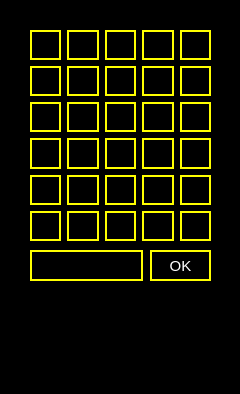
<?xml version="1.0" encoding="UTF-8"?>
<ui version="4.0">
 <class>MainWindow</class>
 <widget class="QMainWindow" name="MainWindow">
  <property name="geometry">
   <rect>
    <x>0</x>
    <y>0</y>
    <width>240</width>
    <height>394</height>
   </rect>
  </property>
  <property name="minimumSize">
   <size>
    <width>240</width>
    <height>394</height>
   </size>
  </property>
  <property name="maximumSize">
   <size>
    <width>241</width>
    <height>395</height>
   </size>
  </property>
  <property name="windowTitle">
   <string>5 letters</string>
  </property>
  <property name="autoFillBackground">
   <bool>false</bool>
  </property>
  <property name="styleSheet">
   <string notr="true">background-color: black</string>
  </property>
  <widget class="QWidget" name="centralwidget">
   <widget class="QWidget" name="gridWidget" native="true">
    <property name="geometry">
     <rect>
      <x>30</x>
      <y>30</y>
      <width>181</width>
      <height>211</height>
     </rect>
    </property>
    <layout class="QGridLayout" name="gridLayout_3">
     <item row="4" column="2">
      <widget class="QLabel" name="label_5_3">
       <property name="font">
        <font>
         <pointsize>12</pointsize>
        </font>
       </property>
       <property name="styleSheet">
        <string notr="true">border: 2px solid yellow</string>
       </property>
       <property name="text">
        <string/>
       </property>
       <property name="alignment">
        <set>Qt::AlignCenter</set>
       </property>
      </widget>
     </item>
     <item row="2" column="3">
      <widget class="QLabel" name="label_3_4">
       <property name="font">
        <font>
         <pointsize>12</pointsize>
        </font>
       </property>
       <property name="styleSheet">
        <string notr="true">border: 2px solid yellow</string>
       </property>
       <property name="text">
        <string/>
       </property>
       <property name="alignment">
        <set>Qt::AlignCenter</set>
       </property>
      </widget>
     </item>
     <item row="2" column="0">
      <widget class="QLabel" name="label_3_1">
       <property name="font">
        <font>
         <pointsize>12</pointsize>
        </font>
       </property>
       <property name="styleSheet">
        <string notr="true">border: 2px solid yellow</string>
       </property>
       <property name="text">
        <string/>
       </property>
       <property name="alignment">
        <set>Qt::AlignCenter</set>
       </property>
      </widget>
     </item>
     <item row="2" column="1">
      <widget class="QLabel" name="label_3_2">
       <property name="font">
        <font>
         <pointsize>12</pointsize>
        </font>
       </property>
       <property name="styleSheet">
        <string notr="true">border: 2px solid yellow</string>
       </property>
       <property name="text">
        <string/>
       </property>
       <property name="alignment">
        <set>Qt::AlignCenter</set>
       </property>
      </widget>
     </item>
     <item row="2" column="4">
      <widget class="QLabel" name="label_3_5">
       <property name="font">
        <font>
         <pointsize>12</pointsize>
        </font>
       </property>
       <property name="styleSheet">
        <string notr="true">border: 2px solid yellow</string>
       </property>
       <property name="text">
        <string/>
       </property>
       <property name="alignment">
        <set>Qt::AlignCenter</set>
       </property>
      </widget>
     </item>
     <item row="3" column="4">
      <widget class="QLabel" name="label_4_5">
       <property name="font">
        <font>
         <pointsize>12</pointsize>
        </font>
       </property>
       <property name="styleSheet">
        <string notr="true">border: 2px solid yellow</string>
       </property>
       <property name="text">
        <string/>
       </property>
       <property name="alignment">
        <set>Qt::AlignCenter</set>
       </property>
      </widget>
     </item>
     <item row="3" column="1">
      <widget class="QLabel" name="label_4_2">
       <property name="font">
        <font>
         <pointsize>12</pointsize>
        </font>
       </property>
       <property name="styleSheet">
        <string notr="true">border: 2px solid yellow</string>
       </property>
       <property name="text">
        <string/>
       </property>
       <property name="alignment">
        <set>Qt::AlignCenter</set>
       </property>
      </widget>
     </item>
     <item row="3" column="0">
      <widget class="QLabel" name="label_4_1">
       <property name="font">
        <font>
         <pointsize>12</pointsize>
        </font>
       </property>
       <property name="styleSheet">
        <string notr="true">border: 2px solid yellow</string>
       </property>
       <property name="text">
        <string/>
       </property>
       <property name="alignment">
        <set>Qt::AlignCenter</set>
       </property>
      </widget>
     </item>
     <item row="3" column="3">
      <widget class="QLabel" name="label_4_4">
       <property name="font">
        <font>
         <pointsize>12</pointsize>
        </font>
       </property>
       <property name="styleSheet">
        <string notr="true">border: 2px solid yellow</string>
       </property>
       <property name="text">
        <string/>
       </property>
       <property name="alignment">
        <set>Qt::AlignCenter</set>
       </property>
      </widget>
     </item>
     <item row="4" column="1">
      <widget class="QLabel" name="label_5_2">
       <property name="font">
        <font>
         <pointsize>12</pointsize>
        </font>
       </property>
       <property name="styleSheet">
        <string notr="true">border: 2px solid yellow</string>
       </property>
       <property name="text">
        <string/>
       </property>
       <property name="alignment">
        <set>Qt::AlignCenter</set>
       </property>
      </widget>
     </item>
     <item row="5" column="0">
      <widget class="QLabel" name="label_6_1">
       <property name="font">
        <font>
         <pointsize>12</pointsize>
        </font>
       </property>
       <property name="styleSheet">
        <string notr="true">border: 2px solid yellow</string>
       </property>
       <property name="text">
        <string/>
       </property>
       <property name="alignment">
        <set>Qt::AlignCenter</set>
       </property>
      </widget>
     </item>
     <item row="4" column="4">
      <widget class="QLabel" name="label_5_5">
       <property name="font">
        <font>
         <pointsize>12</pointsize>
        </font>
       </property>
       <property name="styleSheet">
        <string notr="true">border: 2px solid yellow</string>
       </property>
       <property name="text">
        <string/>
       </property>
       <property name="alignment">
        <set>Qt::AlignCenter</set>
       </property>
      </widget>
     </item>
     <item row="4" column="3">
      <widget class="QLabel" name="label_5_4">
       <property name="font">
        <font>
         <pointsize>12</pointsize>
        </font>
       </property>
       <property name="styleSheet">
        <string notr="true">border: 2px solid yellow</string>
       </property>
       <property name="text">
        <string/>
       </property>
       <property name="alignment">
        <set>Qt::AlignCenter</set>
       </property>
      </widget>
     </item>
     <item row="4" column="0">
      <widget class="QLabel" name="label_5_1">
       <property name="font">
        <font>
         <pointsize>12</pointsize>
        </font>
       </property>
       <property name="styleSheet">
        <string notr="true">border: 2px solid yellow</string>
       </property>
       <property name="text">
        <string/>
       </property>
       <property name="alignment">
        <set>Qt::AlignCenter</set>
       </property>
      </widget>
     </item>
     <item row="5" column="3">
      <widget class="QLabel" name="label_6_4">
       <property name="font">
        <font>
         <pointsize>12</pointsize>
        </font>
       </property>
       <property name="styleSheet">
        <string notr="true">border: 2px solid yellow</string>
       </property>
       <property name="text">
        <string/>
       </property>
       <property name="alignment">
        <set>Qt::AlignCenter</set>
       </property>
      </widget>
     </item>
     <item row="5" column="4">
      <widget class="QLabel" name="label_6_5">
       <property name="font">
        <font>
         <pointsize>12</pointsize>
        </font>
       </property>
       <property name="styleSheet">
        <string notr="true">border: 2px solid yellow</string>
       </property>
       <property name="text">
        <string/>
       </property>
       <property name="alignment">
        <set>Qt::AlignCenter</set>
       </property>
      </widget>
     </item>
     <item row="5" column="1">
      <widget class="QLabel" name="label_6_2">
       <property name="font">
        <font>
         <pointsize>12</pointsize>
        </font>
       </property>
       <property name="styleSheet">
        <string notr="true">border: 2px solid yellow</string>
       </property>
       <property name="text">
        <string/>
       </property>
       <property name="alignment">
        <set>Qt::AlignCenter</set>
       </property>
      </widget>
     </item>
     <item row="0" column="2">
      <widget class="QLabel" name="label_1_3">
       <property name="font">
        <font>
         <pointsize>12</pointsize>
        </font>
       </property>
       <property name="styleSheet">
        <string notr="true">border: 2px solid yellow</string>
       </property>
       <property name="text">
        <string/>
       </property>
       <property name="alignment">
        <set>Qt::AlignCenter</set>
       </property>
      </widget>
     </item>
     <item row="1" column="1">
      <widget class="QLabel" name="label_2_2">
       <property name="font">
        <font>
         <pointsize>12</pointsize>
        </font>
       </property>
       <property name="styleSheet">
        <string notr="true">border: 2px solid yellow</string>
       </property>
       <property name="text">
        <string/>
       </property>
       <property name="alignment">
        <set>Qt::AlignCenter</set>
       </property>
      </widget>
     </item>
     <item row="2" column="2">
      <widget class="QLabel" name="label_3_3">
       <property name="font">
        <font>
         <pointsize>12</pointsize>
        </font>
       </property>
       <property name="styleSheet">
        <string notr="true">border: 2px solid yellow</string>
       </property>
       <property name="text">
        <string/>
       </property>
       <property name="alignment">
        <set>Qt::AlignCenter</set>
       </property>
      </widget>
     </item>
     <item row="3" column="2">
      <widget class="QLabel" name="label_4_3">
       <property name="font">
        <font>
         <pointsize>12</pointsize>
        </font>
       </property>
       <property name="styleSheet">
        <string notr="true">border: 2px solid yellow</string>
       </property>
       <property name="text">
        <string/>
       </property>
       <property name="alignment">
        <set>Qt::AlignCenter</set>
       </property>
      </widget>
     </item>
     <item row="0" column="4">
      <widget class="QLabel" name="label_1_5">
       <property name="font">
        <font>
         <pointsize>12</pointsize>
         <weight>50</weight>
         <bold>false</bold>
        </font>
       </property>
       <property name="styleSheet">
        <string notr="true">border: 2px solid yellow</string>
       </property>
       <property name="text">
        <string/>
       </property>
       <property name="alignment">
        <set>Qt::AlignCenter</set>
       </property>
      </widget>
     </item>
     <item row="1" column="3">
      <widget class="QLabel" name="label_2_4">
       <property name="font">
        <font>
         <pointsize>12</pointsize>
        </font>
       </property>
       <property name="styleSheet">
        <string notr="true">border: 2px solid yellow</string>
       </property>
       <property name="text">
        <string/>
       </property>
       <property name="alignment">
        <set>Qt::AlignCenter</set>
       </property>
      </widget>
     </item>
     <item row="0" column="3">
      <widget class="QLabel" name="label_1_4">
       <property name="font">
        <font>
         <pointsize>12</pointsize>
        </font>
       </property>
       <property name="styleSheet">
        <string notr="true">border: 2px solid yellow</string>
       </property>
       <property name="text">
        <string/>
       </property>
       <property name="alignment">
        <set>Qt::AlignCenter</set>
       </property>
      </widget>
     </item>
     <item row="1" column="2">
      <widget class="QLabel" name="label_2_3">
       <property name="font">
        <font>
         <pointsize>12</pointsize>
        </font>
       </property>
       <property name="styleSheet">
        <string notr="true">border: 2px solid yellow</string>
       </property>
       <property name="text">
        <string/>
       </property>
       <property name="alignment">
        <set>Qt::AlignCenter</set>
       </property>
      </widget>
     </item>
     <item row="1" column="4">
      <widget class="QLabel" name="label_2_5">
       <property name="font">
        <font>
         <pointsize>12</pointsize>
        </font>
       </property>
       <property name="styleSheet">
        <string notr="true">border: 2px solid yellow</string>
       </property>
       <property name="text">
        <string/>
       </property>
       <property name="alignment">
        <set>Qt::AlignCenter</set>
       </property>
      </widget>
     </item>
     <item row="5" column="2">
      <widget class="QLabel" name="label_6_3">
       <property name="font">
        <font>
         <pointsize>12</pointsize>
        </font>
       </property>
       <property name="styleSheet">
        <string notr="true">border: 2px solid yellow</string>
       </property>
       <property name="text">
        <string/>
       </property>
       <property name="alignment">
        <set>Qt::AlignCenter</set>
       </property>
      </widget>
     </item>
     <item row="0" column="1">
      <widget class="QLabel" name="label_1_2">
       <property name="font">
        <font>
         <pointsize>12</pointsize>
        </font>
       </property>
       <property name="styleSheet">
        <string notr="true">border: 2px solid yellow</string>
       </property>
       <property name="text">
        <string/>
       </property>
       <property name="alignment">
        <set>Qt::AlignCenter</set>
       </property>
      </widget>
     </item>
     <item row="1" column="0">
      <widget class="QLabel" name="label_2_1">
       <property name="font">
        <font>
         <pointsize>12</pointsize>
        </font>
       </property>
       <property name="styleSheet">
        <string notr="true">border: 2px solid yellow</string>
       </property>
       <property name="text">
        <string/>
       </property>
       <property name="alignment">
        <set>Qt::AlignCenter</set>
       </property>
      </widget>
     </item>
     <item row="0" column="0">
      <widget class="QLabel" name="label_1_1">
       <property name="minimumSize">
        <size>
         <width>26</width>
         <height>20</height>
        </size>
       </property>
       <property name="font">
        <font>
         <pointsize>12</pointsize>
         <weight>50</weight>
         <bold>false</bold>
        </font>
       </property>
       <property name="styleSheet">
        <string notr="true">border: 2px solid yellow; color: white</string>
       </property>
       <property name="text">
        <string/>
       </property>
       <property name="alignment">
        <set>Qt::AlignCenter</set>
       </property>
      </widget>
     </item>
    </layout>
   </widget>
   <widget class="QPushButton" name="confirmButton">
    <property name="geometry">
     <rect>
      <x>150</x>
      <y>250</y>
      <width>61</width>
      <height>31</height>
     </rect>
    </property>
    <property name="font">
     <font>
      <pointsize>11</pointsize>
     </font>
    </property>
    <property name="styleSheet">
     <string notr="true">border: 2px solid yellow; color: white
</string>
    </property>
    <property name="text">
     <string>OK</string>
    </property>
   </widget>
   <widget class="QLineEdit" name="lineEdit">
    <property name="geometry">
     <rect>
      <x>30</x>
      <y>250</y>
      <width>113</width>
      <height>31</height>
     </rect>
    </property>
    <property name="font">
     <font>
      <pointsize>12</pointsize>
      <strikeout>false</strikeout>
     </font>
    </property>
    <property name="styleSheet">
     <string notr="true">border: 2px solid yellow; color: white

</string>
    </property>
    <property name="text">
     <string/>
    </property>
    <property name="maxLength">
     <number>16</number>
    </property>
    <property name="frame">
     <bool>true</bool>
    </property>
   </widget>
   <widget class="QLabel" name="infotable">
    <property name="geometry">
     <rect>
      <x>40</x>
      <y>300</y>
      <width>161</width>
      <height>31</height>
     </rect>
    </property>
    <property name="font">
     <font>
      <pointsize>12</pointsize>
     </font>
    </property>
    <property name="text">
     <string/>
    </property>
   </widget>
  </widget>
  <widget class="QMenuBar" name="menubar">
   <property name="geometry">
    <rect>
     <x>0</x>
     <y>0</y>
     <width>240</width>
     <height>26</height>
    </rect>
   </property>
  </widget>
  <widget class="QStatusBar" name="statusbar"/>
 </widget>
 <resources/>
 <connections/>
</ui>
